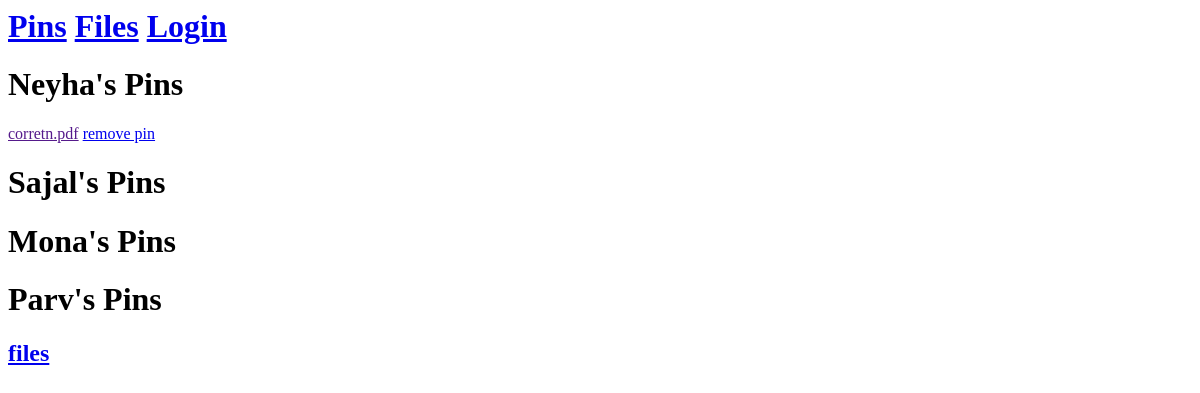
/pins/, run on an earlier commit of the app's database.
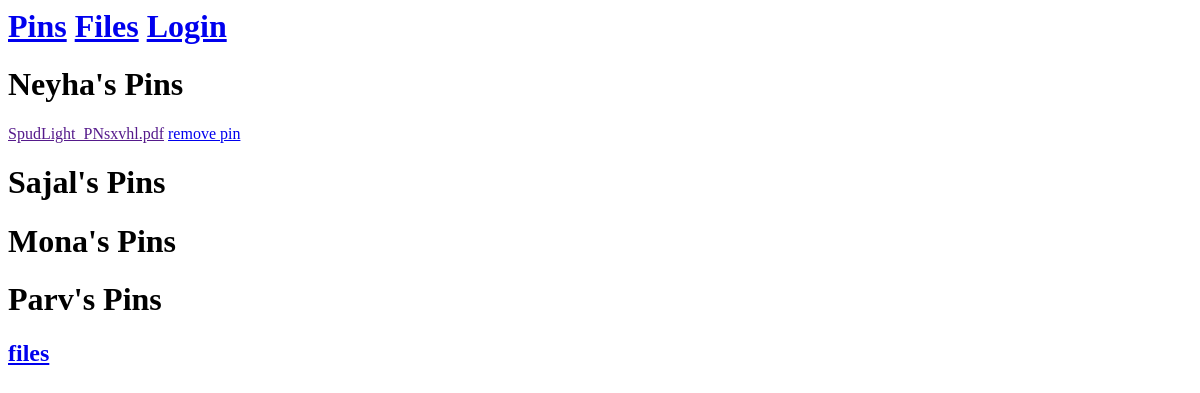
And on a later commit of the database.
### Users/models.py (models this page shows)
class Profile(models.Model):
  user = models.OneToOneField(User, on_delete=models.CASCADE)

class Pins(models.Model):
  prof = models.ForeignKey(Profile, on_delete=models.CASCADE)
  pin = models.ForeignKey(File, on_delete=models.CASCADE)

### Files/models.py (models this page shows)
class File(models.Model):
  file = models.FileField()

### Users/views.py (the view)
# urls.py: path('pins/', profile_view, name='pins'),
def profile_view(request):
  pins = Pins.objects.all()
  profs = Profile.objects.all()
  context = {
    'pins': pins,
    'profiles': profs
  }
  return render(request, 'profile.html', context)

### templates/profile.html
{%extends 'base.html'%}
{%block content%}
{%for Profile in profiles%}
  <h1>{{Profile.user}}'s Pins</h1>
  {%for Pins in pins%}
    {%if Profile.user.id == Pins.prof.user.id %}
    <p>
      <a href="{{Pins.pin.url}}">{{Pins.pin.file}}</a>
      <a href="{%url 'pin-delete' Pins.id%}">remove pin</a>
    </p>
    {%endif%}
  {%endfor%}
{%endfor%}
<h2><a href="{%url 'files'%}">files</a></h2>
{%endblock%}

What changed in the data, as far as the page shows it:
removed Pins: pin.file "corretn.pdf", shown under Profile "Neyha"
added Pins: pin.file "SpudLight_PNsxvhl.pdf", shown under Profile "Neyha"
